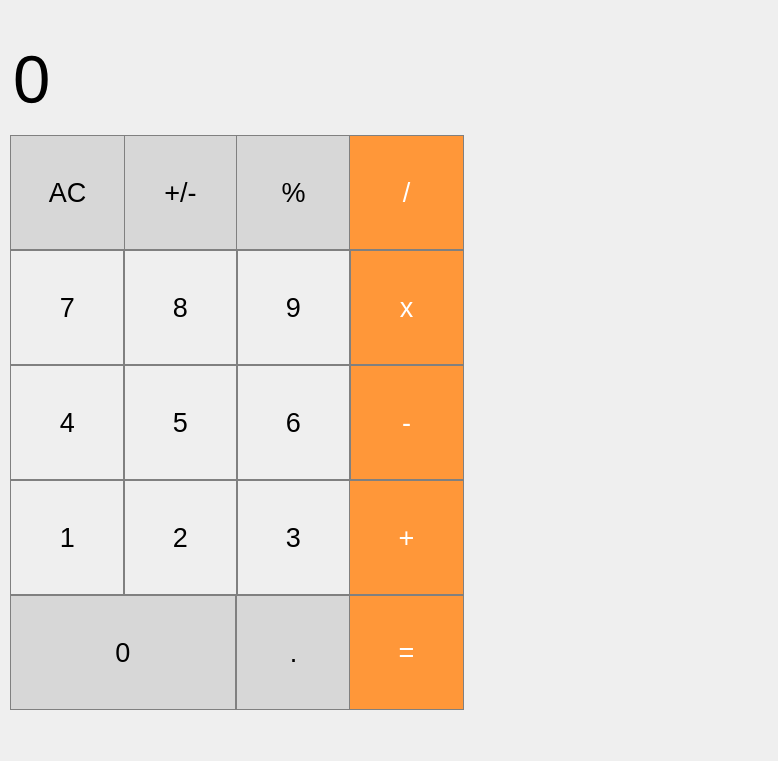
<?xml version="1.0" encoding="UTF-8"?>
<ui version="4.0">
 <class>MainWindow</class>
 <widget class="QMainWindow" name="MainWindow">
  <property name="geometry">
   <rect>
    <x>0</x>
    <y>0</y>
    <width>778</width>
    <height>761</height>
   </rect>
  </property>
  <property name="windowTitle">
   <string>MainWindow</string>
  </property>
  <widget class="QWidget" name="centralwidget">
   <widget class="QPushButton" name="pushButton_5">
    <property name="geometry">
     <rect>
      <x>123</x>
      <y>365</y>
      <width>115</width>
      <height>115</height>
     </rect>
    </property>
    <property name="font">
     <font>
      <pointsize>20</pointsize>
     </font>
    </property>
    <property name="styleSheet">
     <string notr="true">QPushButton {
   border: 1px solid gray;
   color: black;
}
QPushButton:pressed {
    background-color: qlineargradient(x1: 0, y1: 0, x2: 0, y2: 1,
                                      stop: 0 #dadbde, stop: 1 #f6f7fa);
}</string>
    </property>
    <property name="text">
     <string>5</string>
    </property>
   </widget>
   <widget class="QPushButton" name="pushButton_7">
    <property name="geometry">
     <rect>
      <x>10</x>
      <y>250</y>
      <width>115</width>
      <height>115</height>
     </rect>
    </property>
    <property name="font">
     <font>
      <pointsize>20</pointsize>
     </font>
    </property>
    <property name="styleSheet">
     <string notr="true">QPushButton {
   border: 1px solid gray;
   color: black;
}
QPushButton:pressed {
    background-color: qlineargradient(x1: 0, y1: 0, x2: 0, y2: 1,
                                      stop: 0 #dadbde, stop: 1 #f6f7fa);
}</string>
    </property>
    <property name="text">
     <string>7</string>
    </property>
   </widget>
   <widget class="QPushButton" name="pushButton_plus_minus">
    <property name="geometry">
     <rect>
      <x>123</x>
      <y>135</y>
      <width>115</width>
      <height>115</height>
     </rect>
    </property>
    <property name="font">
     <font>
      <pointsize>20</pointsize>
     </font>
    </property>
    <property name="styleSheet">
     <string notr="true">QPushButton {
  background-color: rgb(215, 215, 215);
  border: 1px solid gray;
  color: black;
}
QPushButton:pressed {
    background-color: qlineargradient(x1: 0, y1: 0, x2: 0, y2: 1,
                                      stop: 0 #BEBEBE, stop: 1 #D7D7D7);
}</string>
    </property>
    <property name="text">
     <string>+/-</string>
    </property>
   </widget>
   <widget class="QPushButton" name="pushButton_multiply">
    <property name="geometry">
     <rect>
      <x>349</x>
      <y>250</y>
      <width>115</width>
      <height>115</height>
     </rect>
    </property>
    <property name="font">
     <font>
      <pointsize>20</pointsize>
     </font>
    </property>
    <property name="styleSheet">
     <string notr="true">QPushButton {
  background-color: rgb(255, 151, 57);
  color: white; 
  border: 1px solid gray;
}

QPushButton:pressed {
    background-color: qlineargradient(x1: 0, y1: 0, x2: 0, y2: 1,
                                      stop: 0 #FF7832, stop: 1 #FF9739);
}</string>
    </property>
    <property name="text">
     <string>x</string>
    </property>
   </widget>
   <widget class="QPushButton" name="pushButton_minus">
    <property name="geometry">
     <rect>
      <x>349</x>
      <y>365</y>
      <width>115</width>
      <height>115</height>
     </rect>
    </property>
    <property name="font">
     <font>
      <pointsize>20</pointsize>
     </font>
    </property>
    <property name="styleSheet">
     <string notr="true">QPushButton {
  background-color: rgb(255, 151, 57);
  color: white; 
  border: 1px solid gray;
}

QPushButton:pressed {
    background-color: qlineargradient(x1: 0, y1: 0, x2: 0, y2: 1,
                                      stop: 0 #FF7832, stop: 1 #FF9739);
}</string>
    </property>
    <property name="text">
     <string>-</string>
    </property>
   </widget>
   <widget class="QPushButton" name="pushButton_0">
    <property name="geometry">
     <rect>
      <x>10</x>
      <y>595</y>
      <width>226</width>
      <height>115</height>
     </rect>
    </property>
    <property name="font">
     <font>
      <pointsize>20</pointsize>
     </font>
    </property>
    <property name="styleSheet">
     <string notr="true">QPushButton {
  background-color: rgb(215, 215, 215);
  border: 1px solid gray;
  color: black;
}
QPushButton:pressed {
    background-color: qlineargradient(x1: 0, y1: 0, x2: 0, y2: 1,
                                      stop: 0 #BEBEBE, stop: 1 #D7D7D7);
}</string>
    </property>
    <property name="text">
     <string>0</string>
    </property>
   </widget>
   <widget class="QPushButton" name="pushButton_remainder">
    <property name="geometry">
     <rect>
      <x>236</x>
      <y>135</y>
      <width>115</width>
      <height>115</height>
     </rect>
    </property>
    <property name="font">
     <font>
      <pointsize>20</pointsize>
     </font>
    </property>
    <property name="styleSheet">
     <string notr="true">QPushButton {
  background-color: rgb(215, 215, 215);
  border: 1px solid gray;
  color: black;
}
QPushButton:pressed {
    background-color: qlineargradient(x1: 0, y1: 0, x2: 0, y2: 1,
                                      stop: 0 #BEBEBE, stop: 1 #D7D7D7);
}</string>
    </property>
    <property name="text">
     <string>%</string>
    </property>
   </widget>
   <widget class="QPushButton" name="pushButton_dot">
    <property name="geometry">
     <rect>
      <x>236</x>
      <y>595</y>
      <width>115</width>
      <height>115</height>
     </rect>
    </property>
    <property name="font">
     <font>
      <pointsize>20</pointsize>
     </font>
    </property>
    <property name="styleSheet">
     <string notr="true">QPushButton {
  background-color: rgb(215, 215, 215);
  border: 1px solid gray;
  color: black;
}
QPushButton:pressed {
    background-color: qlineargradient(x1: 0, y1: 0, x2: 0, y2: 1,
                                      stop: 0 #BEBEBE, stop: 1 #D7D7D7);
}</string>
    </property>
    <property name="text">
     <string>.</string>
    </property>
   </widget>
   <widget class="QLabel" name="result">
    <property name="geometry">
     <rect>
      <x>13</x>
      <y>29</y>
      <width>451</width>
      <height>101</height>
     </rect>
    </property>
    <property name="font">
     <font>
      <pointsize>50</pointsize>
     </font>
    </property>
    <property name="autoFillBackground">
     <bool>false</bool>
    </property>
    <property name="styleSheet">
     <string notr="true">QLabel {
  qproperty-alignment: 'AlignVCenter | AlignRight';
  border: 1px solid gray;
  color: black;
}

background-color : white;</string>
    </property>
    <property name="text">
     <string>0</string>
    </property>
   </widget>
   <widget class="QPushButton" name="pushButton_4">
    <property name="geometry">
     <rect>
      <x>10</x>
      <y>365</y>
      <width>115</width>
      <height>115</height>
     </rect>
    </property>
    <property name="font">
     <font>
      <pointsize>20</pointsize>
     </font>
    </property>
    <property name="styleSheet">
     <string notr="true">QPushButton {
   border: 1px solid gray;
   color: black;
}
QPushButton:pressed {
    background-color: qlineargradient(x1: 0, y1: 0, x2: 0, y2: 1,
                                      stop: 0 #dadbde, stop: 1 #f6f7fa);
}</string>
    </property>
    <property name="text">
     <string>4</string>
    </property>
   </widget>
   <widget class="QPushButton" name="pushButton_equal">
    <property name="geometry">
     <rect>
      <x>349</x>
      <y>595</y>
      <width>115</width>
      <height>115</height>
     </rect>
    </property>
    <property name="font">
     <font>
      <pointsize>20</pointsize>
     </font>
    </property>
    <property name="styleSheet">
     <string notr="true">QPushButton {
  background-color: rgb(255, 151, 57);
  color: white; 
  border: 1px solid gray;
}

QPushButton:pressed {
    background-color: qlineargradient(x1: 0, y1: 0, x2: 0, y2: 1,
                                      stop: 0 #FF7832, stop: 1 #FF9739);
}</string>
    </property>
    <property name="text">
     <string>=</string>
    </property>
   </widget>
   <widget class="QPushButton" name="pushButton_divide">
    <property name="geometry">
     <rect>
      <x>349</x>
      <y>135</y>
      <width>115</width>
      <height>115</height>
     </rect>
    </property>
    <property name="font">
     <font>
      <pointsize>20</pointsize>
     </font>
    </property>
    <property name="styleSheet">
     <string notr="true">QPushButton
 {
  background-color: rgb(255, 151, 57);
  color: white; 
  border: 1px solid gray;
}

QPushButton: pressed {
    background-color: rgb(224, 0, 0);
    ...
}</string>
    </property>
    <property name="text">
     <string>/</string>
    </property>
   </widget>
   <widget class="QPushButton" name="pushButton_9">
    <property name="geometry">
     <rect>
      <x>236</x>
      <y>250</y>
      <width>115</width>
      <height>115</height>
     </rect>
    </property>
    <property name="font">
     <font>
      <pointsize>20</pointsize>
     </font>
    </property>
    <property name="styleSheet">
     <string notr="true">QPushButton {
   border: 1px solid gray;
   color: black;
}
QPushButton:pressed {
    background-color: qlineargradient(x1: 0, y1: 0, x2: 0, y2: 1,
                                      stop: 0 #dadbde, stop: 1 #f6f7fa);
}</string>
    </property>
    <property name="text">
     <string>9</string>
    </property>
   </widget>
   <widget class="QPushButton" name="pushButton_3">
    <property name="geometry">
     <rect>
      <x>236</x>
      <y>480</y>
      <width>115</width>
      <height>115</height>
     </rect>
    </property>
    <property name="font">
     <font>
      <pointsize>20</pointsize>
     </font>
    </property>
    <property name="styleSheet">
     <string notr="true">QPushButton {
   border: 1px solid gray;
   color: black;
}
QPushButton:pressed {
    background-color: qlineargradient(x1: 0, y1: 0, x2: 0, y2: 1,
                                      stop: 0 #dadbde, stop: 1 #f6f7fa);
}</string>
    </property>
    <property name="text">
     <string>3</string>
    </property>
   </widget>
   <widget class="QPushButton" name="pushButton_6">
    <property name="geometry">
     <rect>
      <x>236</x>
      <y>365</y>
      <width>115</width>
      <height>115</height>
     </rect>
    </property>
    <property name="font">
     <font>
      <pointsize>20</pointsize>
     </font>
    </property>
    <property name="styleSheet">
     <string notr="true">QPushButton {
   border: 1px solid gray;
   color: black;
}
QPushButton:pressed {
    background-color: qlineargradient(x1: 0, y1: 0, x2: 0, y2: 1,
                                      stop: 0 #dadbde, stop: 1 #f6f7fa);
}</string>
    </property>
    <property name="text">
     <string>6</string>
    </property>
   </widget>
   <widget class="QPushButton" name="pushButton_8">
    <property name="geometry">
     <rect>
      <x>123</x>
      <y>250</y>
      <width>115</width>
      <height>115</height>
     </rect>
    </property>
    <property name="font">
     <font>
      <pointsize>20</pointsize>
     </font>
    </property>
    <property name="styleSheet">
     <string notr="true">QPushButton {
   border: 1px solid gray;
   color: black;
}
QPushButton:pressed {
    background-color: qlineargradient(x1: 0, y1: 0, x2: 0, y2: 1,
                                      stop: 0 #dadbde, stop: 1 #f6f7fa);
}</string>
    </property>
    <property name="text">
     <string>8</string>
    </property>
   </widget>
   <widget class="QPushButton" name="pushButton_2">
    <property name="geometry">
     <rect>
      <x>123</x>
      <y>480</y>
      <width>115</width>
      <height>115</height>
     </rect>
    </property>
    <property name="font">
     <font>
      <pointsize>20</pointsize>
     </font>
    </property>
    <property name="styleSheet">
     <string notr="true">QPushButton {
   border: 1px solid gray;
   color: black;
}
QPushButton:pressed {
    background-color: qlineargradient(x1: 0, y1: 0, x2: 0, y2: 1,
                                      stop: 0 #dadbde, stop: 1 #f6f7fa);
}</string>
    </property>
    <property name="text">
     <string>2</string>
    </property>
   </widget>
   <widget class="QPushButton" name="pushButton_AC">
    <property name="geometry">
     <rect>
      <x>10</x>
      <y>135</y>
      <width>115</width>
      <height>115</height>
     </rect>
    </property>
    <property name="font">
     <font>
      <pointsize>20</pointsize>
     </font>
    </property>
    <property name="styleSheet">
     <string notr="true">QPushButton {
  background-color: rgb(215, 215, 215);
  border: 1px solid gray;
  color: black;
}
QPushButton:pressed {
    background-color: qlineargradient(x1: 0, y1: 0, x2: 0, y2: 1,
                                      stop: 0 #BEBEBE, stop: 1 #D7D7D7);
}</string>
    </property>
    <property name="text">
     <string>AC</string>
    </property>
   </widget>
   <widget class="QPushButton" name="pushButton_plus">
    <property name="geometry">
     <rect>
      <x>349</x>
      <y>480</y>
      <width>115</width>
      <height>115</height>
     </rect>
    </property>
    <property name="font">
     <font>
      <pointsize>20</pointsize>
     </font>
    </property>
    <property name="styleSheet">
     <string notr="true">QPushButton {
  background-color: rgb(255, 151, 57);
  color: white; 
  border: 1px solid gray;
}

QPushButton:pressed {
    background-color: qlineargradient(x1: 0, y1: 0, x2: 0, y2: 1,
                                      stop: 0 #FF7832, stop: 1 #FF9739);
}</string>
    </property>
    <property name="text">
     <string>+</string>
    </property>
   </widget>
   <widget class="QPushButton" name="pushButton_1">
    <property name="geometry">
     <rect>
      <x>10</x>
      <y>480</y>
      <width>115</width>
      <height>115</height>
     </rect>
    </property>
    <property name="font">
     <font>
      <pointsize>20</pointsize>
     </font>
    </property>
    <property name="styleSheet">
     <string notr="true">QPushButton {
   border: 1px solid gray;
   color: black;
}
QPushButton:pressed {
    background-color: qlineargradient(x1: 0, y1: 0, x2: 0, y2: 1,
                                      stop: 0 #dadbde, stop: 1 #f6f7fa);
}</string>
    </property>
    <property name="text">
     <string>1</string>
    </property>
   </widget>
  </widget>
 </widget>
 <resources/>
 <connections/>
</ui>
